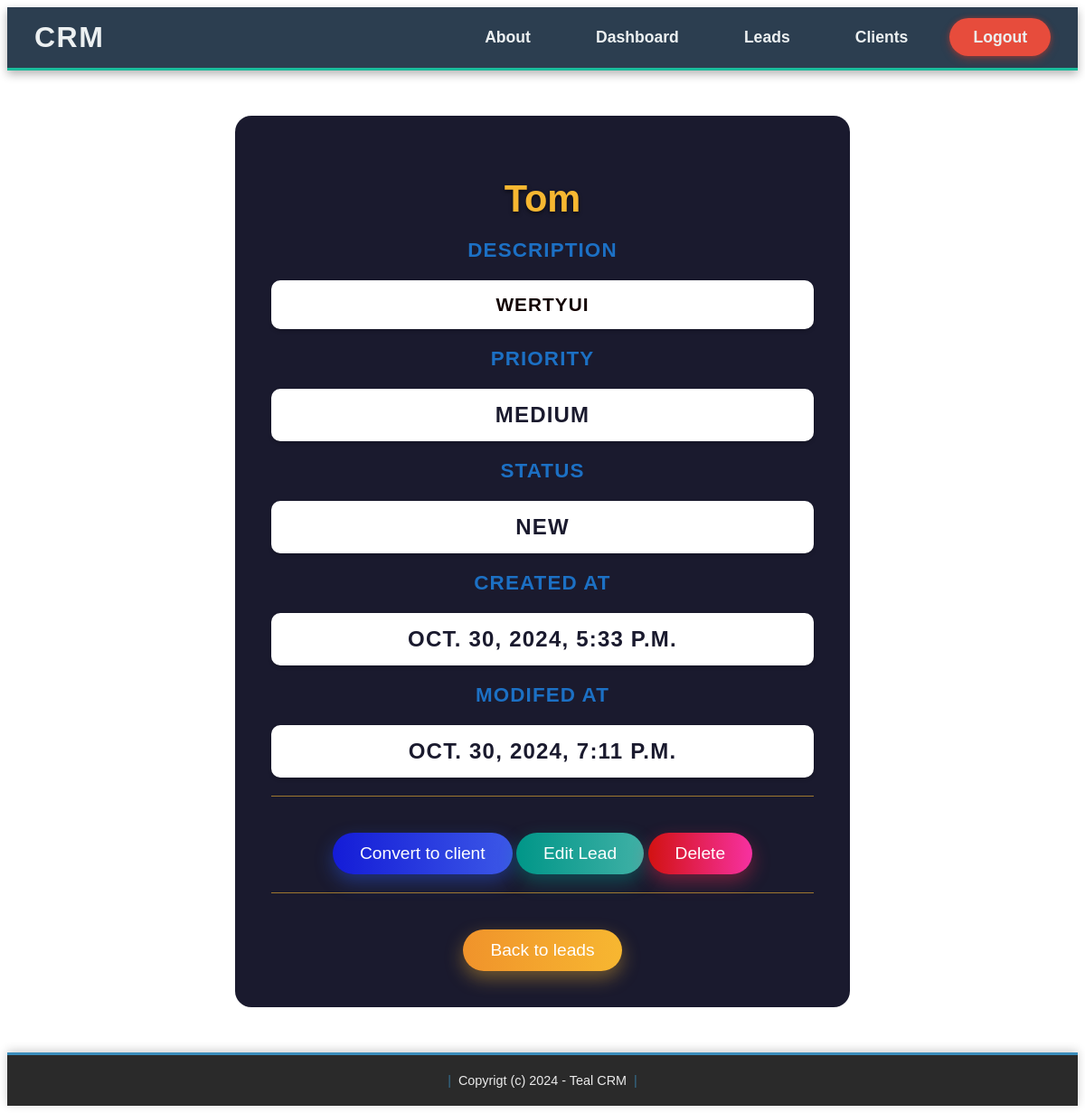
/leads_detail/9/ (signed in), run on the app's committed database.
### catalog/models.py (models this page shows, shortened)
class Lead(models.Model):
    LOW = 'low'
    MEDIUM = 'medium'
    HIGH = 'high'
    CHOICES_PRIORITY = (
        (LOW, 'Low'),
        (MEDIUM, 'Medium'),
        (HIGH, 'High'),
    )
    NEW = 'new'
    CONTACTED = 'contacted'
    WON = 'won'
    LOST = 'lost'
    CHOICES_STATUS = (
        (NEW, 'New'),
        (CONTACTED, 'Contacted'),
        (WON, 'Won'),
        (LOST, 'Lost'),
    )
    name = models.CharField(max_length=255)
    email = models.EmailField()
    description = models.TextField(blank=True, null=True)
    priority = models.CharField(max_length=10, choices=CHOICES_PRIORITY, default=MEDIUM)
    status = models.CharField(max_length=10, choices=CHOICES_STATUS, default=NEW)
    converted_to_client = models.BooleanField(default=False)
    created_by = models.ForeignKey(User, related_name='clients', on_delete=models.CASCADE)
    created_at = models.DateTimeField(auto_now_add=True)
    modified_at = models.DateTimeField(auto_now=True)

### catalog/views.py (the view)
# urls.py: path('leads_detail/<int:id>/', views.leads_detail, name='leads_detail'),
@login_required
def leads_detail(request, id):
    lead = Lead.objects.get(id=id)
    data = {'lead': lead}
    return render(request, 'lead/leads_detail.html', data)

### templates/lead/leads_detail.html (shortened to what this page needs)
{% extends 'base.html' %}
{% load static %}
{% block head %}
    <link rel="stylesheet" href="{% static 'hom_leads.css' %}">
    <link rel="stylesheet" href="{% static 'leads_details.css' %}">
{% endblock %}
{% block content %}
<div class="lead-card">
    <h1>{{ lead.name }}</h1>
    {% if lead.description %}
        <p>Description</p>
        <p class="value description">{{ lead.description }}</p>
    {% endif %}
    <p>Priority</p>
    <p class="value">{{ lead.get_priority_display }}</p>
    <p>Status</p>
    <p class="value">{{ lead.get_status_display }}</p>
    <p>Created at</p>
    <p class="value">{{ lead.created_at }}</p>
    <p>Modifed at</p>
    <p class="value">{{ lead.modified_at }}</p>
    <hr>
    <a class="convert" href="{% url 'convert_lead' lead.id %}">Convert to client</a>
    <a class="edit" href="{% url 'leads_edit' lead.id %}">Edit Lead</a>
    <a class="delete" href="{% url 'leads_delete' lead.id %}">Delete</a>
    <hr>
    <a class="back" href="{% url 'leads_list' %}">Back to leads</a>
</div>
{% endblock %}

### catalog/static/leads_details.css (style rules this page uses)
.lead-card { background-color: #1a1a2e; border-radius: 18px; padding: 40px; max-width: 600px; box-shadow: 0 15px 35px rgba(255, 255, 255, 0.1); margin: 50px auto; text-align: center; font-family: 'Arial', sans-serif; color: #f5f5f5; transition: transform 0.3s, box-shadow 0.3s; }
.lead-card h1 { font-size: 2.6rem; color: #f7b731; margin-bottom: 20px; text-shadow: 0 2px 4px rgba(0, 0, 0, 0.6); }
.lead-card p { font-size: 1.4rem; color: #1c70c4; font-weight: 600; margin: 20px 0 10px; text-transform: uppercase; letter-spacing: 0.05em; }
.lead-card .value { font-size: 1.5rem; color: #1a1a2e; background-color: #ffffff; padding: 15px; border-radius: 10px; margin-bottom: 20px; box-shadow: 0 2px 4px rgba(0, 0, 0, 0.2); transition: transform 0.3s, box-shadow 0.3s; }
.lead-card .description { font-size: 1.3rem; color: #130303; background-color: rgb(255, 255, 255); padding: 15px; border-radius: 10px; }
.lead-card hr { border: none; height: 1px; background: #f7b731; opacity: 0.6; margin: 20px 0; }
.lead-card a.edit { display: inline-block; margin-top: 20px; padding: 12px 30px; font-size: 1.2rem; color: #ffffff; text-decoration: none; border-radius: 50px; background: linear-gradient(90deg, #009688, #80cbc4); background-size: 200%; transition: background-position 0.5s, box-shadow 0.3s, transform 0.3s; box-shadow: 0 8px 20px rgba(0, 151, 139, 0.4); }
.lead-card a.delete { display: inline-block; margin-top: 20px; padding: 12px 30px; font-size: 1.2rem; color: #ffffff; text-decoration: none; border-radius: 50px; background: linear-gradient(90deg, #d21212, #f731a1, #f02b4f); background-size: 200%; transition: background-position 0.5s, box-shadow 0.3s, transform 0.3s; box-shadow: 0 8px 20px rgba(240, 43, 79, 0.4); }
.lead-card a.convert { display: inline-block; margin-top: 20px; padding: 12px 30px; font-size: 1.2rem; color: #ffffff; text-decoration: none; border-radius: 50px; background: linear-gradient(90deg, #141cd7, #3c58e7, #25459b); background-size: 200%; transition: background-position 0.5s, box-shadow 0.3s, transform 0.3s; box-shadow: 0 8px 20px rgba(43, 89, 240, 0.4); }
.lead-card a.back.back { display: inline-block; margin-top: 20px; padding: 12px 30px; font-size: 1.2rem; color: #ffffff; text-decoration: none; border-radius: 50px; background: linear-gradient(90deg, #f0932b, #f7b731, #f0932b); background-size: 200%; transition: background-position 0.5s, box-shadow 0.3s, transform 0.3s; box-shadow: 0 8px 20px rgba(247, 183, 49, 0.4); }

### data on the page
Lead: name "Tom", description "WERTYUI", priority "MEDIUM", status "NEW", created_at "OCT. 30, 2024, 5:33 P.M.", modified_at "OCT. 30, 2024, 7:11 P.M."
